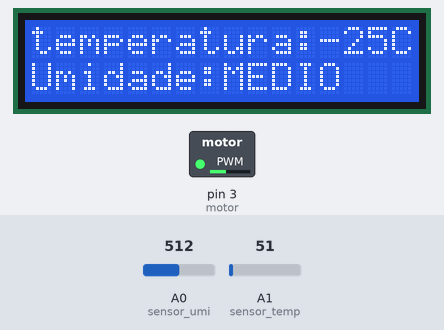
This sketch was run on a simulated Arduino Uno, built with avr-gcc and run on an emulated ATmega328P. On the bench: 16×2 character LCD, switched loads named in the sketch (green lamp = pin HIGH). Inputs (shaded band) come from the test bench; at power-on: A0 (sensor_umi) = 512, A1 (sensor_temp) = 51.

Above: at 3.2 s.
3.3 s: A0 (sensor_umi) set to 454
6.3 s: A0 (sensor_umi) set to 433
At 7.0 s:
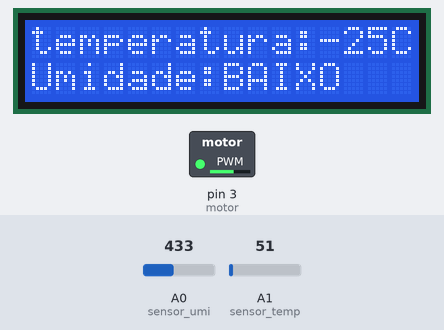
9.1 s: A0 (sensor_umi) set to 272
10.6 s: A0 (sensor_umi) set to 249
At 11.0 s:
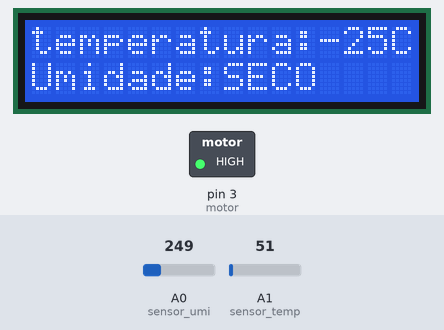
13.2 s: A0 (sensor_umi) set to 716
At 13.6 s:
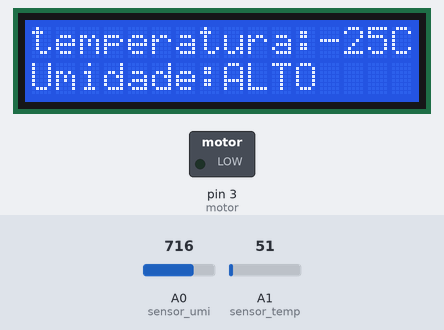
15.7 s: A1 (sensor_temp) set to 61
At 16.1 s:
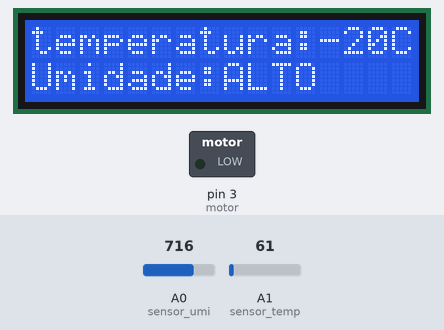
Timing chart, 0 to 18.2 s (numbered marks = the images above; inputs shaded):
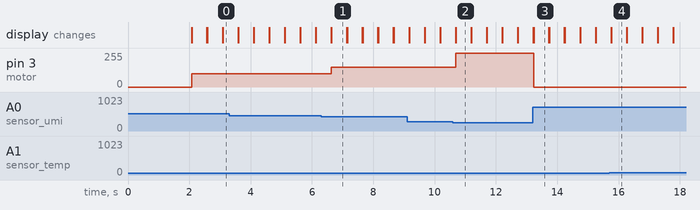

The sketch:

projeto_motor_sensores_lcd.ino
```cpp
#include <LiquidCrystal.h>
LiquidCrystal lcd(13,12,11,10,9,8);
int sensor_umi = A0;
int umi;
int sensor_temp = A1;
int temp;
int motor = 3;

void setup()
{

 Serial.begin(9600);
 lcd.begin(16,2);
 lcd.setCursor(0,0);
 lcd.print("MONITORAMENTO DO");
 lcd.setCursor(4,1);
 lcd.print("MORANGO");
 delay(2000);
 lcd.clear();
}

void loop()
{
  umi = map(analogRead(sensor_umi),0,879,0,100);
  temp = map(analogRead(sensor_temp),20,358,-40,125);

  lcd.setCursor(0,0);
  lcd.print("temperatura:"+String(temp)+"C");
  lcd.setCursor(0,1);
  lcd.print("Umidade: ");

  if(temp < 35){

    if(umi < 30){
  		lcd.setCursor(8,1);
    	lcd.print("SECO");
    	analogWrite(motor,255);

  	}else if(umi < 50){
    	lcd.setCursor(8,1);
    	lcd.print("BAIXO");
    	analogWrite(motor,150);

    }else if(umi < 75){
  		lcd.setCursor(8,1);
    	lcd.print("MEDIO");
    	analogWrite(motor,100);

     }else{
  		lcd.setCursor(8,1);
    	lcd.print("ALTO");
    	analogWrite(motor,0);
  	}
  }else{
    lcd.setCursor(0,1);
    lcd.print("TEMPERATURA ALTA");
    analogWrite(motor,0);
  }
  delay(500);
  lcd.clear();
}
```

Measured:
- the behaviour switches between 440 and 439 on A0 (sensor_umi) (found by bisection; images 0 and 1)
- the behaviour switches between 264 and 263 on A0 (sensor_umi) (found by bisection; images 1 and 2)
- after the input at 6.3 s, pin 3 (motor): 100/255 → 150/255 after 0.34 s; the display: first differs from a run without the input after 0.34 s (image 1)
- after the input at 10.6 s, pin 3 (motor): 150/255 → 255/255 after 0.09 s; the display: first differs from a run without the input after 0.09 s (image 2)
- after the input at 13.2 s, pin 3 (motor): 255/255 → 0/255 at once; the display: first differs from a run without the input at once (image 3)
- after the input at 15.7 s, the display: first differs from a run without the input after 0.06 s (image 4)
- what the display in image 1 shows lasts 0.5 s, from 6.6 s to 7.1 s
